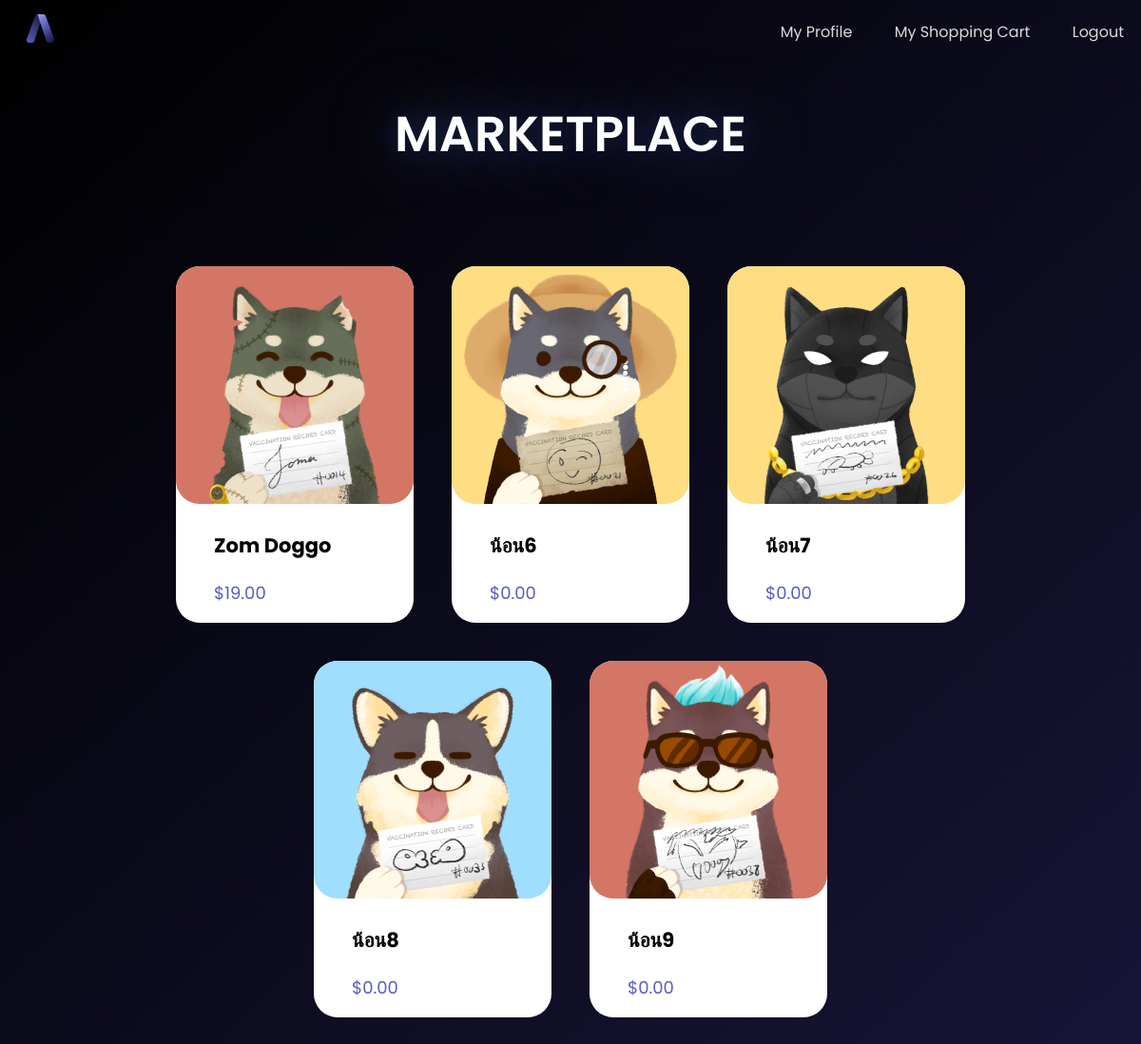
/marketplace, run on an earlier commit of the app's database.
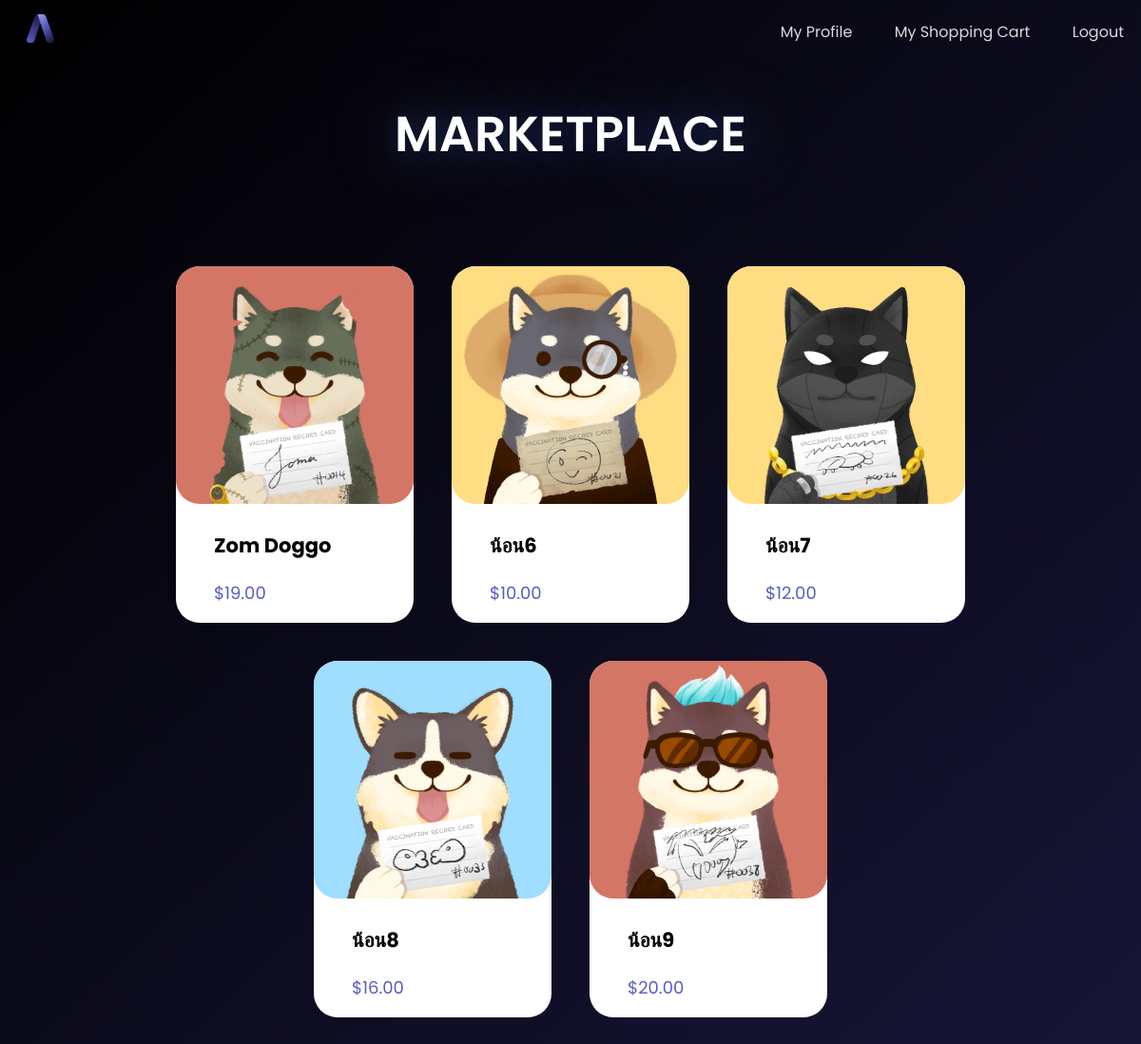
And on a later commit of the database.
### app_amonze/models.py (models this page shows, shortened)
class Item (models.Model):
    item_id = models.BigAutoField(primary_key=True)
    item_name = models.CharField(max_length=50)
    item_image = models.ImageField(null=True)
    description = models.TextField(default="No description")
    price = models.DecimalField(max_digits=5, decimal_places=2, default=0.00)

### app_amonze/views.py (the view)
# urls.py: path('marketplace', views.marketplace, name  = 'marketplace'),
def marketplace(request):
    items = Item.objects.all()
    context = { 'items':items }
    return render(request, 'marketplace.html', context)

### app_amonze/templates/marketplace.html (shortened to what this page needs)
<!DOCTYPE html>
{% load static %}
<html lang="en">
<head>
</head>
<body>
    <div class="navbar">
        <div class="home">
            <a href="{% url 'home' %}">
                <img src="media/images/logo.png" href="{% url 'home' %}" class="logo">
            </a>
        </div>
        <div class="navbut">
            <a class='profile' href="/profile">My Profile</a>
            <a class="cart" href="/cart">My Shopping Cart</a>
            <a class="logout" href="/logout">Logout</a>
        </div>
    </div>
    <div class="market_header">
        <h2>MARKETPLACE</h2>
    </div>
    <div class="market_container">
        {% for item in items %}
        <div class="item_wrapper">
            <a href="item/{{item.item_id}}">
                <img class="item_img" src="{{ item.item_image.url }}">
                <div class="item_desc">
                    <ul>
                        <h3 style="color: black;"> {{ item.item_name }} </h3>
                        <p style="color: #585DC0;"> ${{item.price}} </p>
                    </ul>
                </div>
            </a>
        </div>
        {% endfor %}
    </div>
</body>
</html>

### app_amonze/templates/marketplace.html (style rules this page uses)
body { font-family: 'Poppins', sans-serif; font-weight: 400; background-image: linear-gradient(to top left, rgba(23, 21, 55, 1), rgba(0, 0, 0, 1)); height: 96vh; background-repeat: no-repeat; background-attachment: fixed; }
.market_header { display: flex; color: white; place-content: center; }
.market_header h2 { font-weight: 600; font-size: 52px; text-shadow: 0 0 80px rgb(192 219 255 / 35%), 0 0 32px rgb(65 120 255 / 24%); padding-bottom: 40px; margin-top: 40px; margin-bottom: 20px; }
.market_container { padding: 10px; display: flex; flex-wrap: wrap; justify-content: center; }
.item_wrapper { margin: 20px; background: white; border-radius: 25px; width: 400px; }
.item_wrapper a { text-decoration: none; }
.item_desc { margin-bottom: 5%; font-size: 24px; }
.item_img { width: 100%; border-radius: 25px; }
.navbar { margin: 10px; display: flex; flex-wrap: wrap; justify-content: space-between; margin-top: 15px; align-items: center; }
.navbar a { margin-left: 40px; color: rgba(255, 255, 255, 0.85); text-decoration: none; }
.home a { margin-left: 10px; }
.logo { height: 30px; }
@media only screen and (min-width:1000px) { .market_container { padding: 20px; } }
@media only screen and (min-width:1000px) { .item_wrapper { margin: 20px; width: 250px; } }
@media only screen and (min-width:1000px) { .item_desc { font-size: 18px; } }

What changed in the data, as far as the page shows it:
changed Item "น้อน6": price "0.00" → "10.00"
changed Item "น้อน7": price "0.00" → "12.00"
changed Item "น้อน8": price "0.00" → "16.00"
changed Item "น้อน9": price "0.00" → "20.00"
